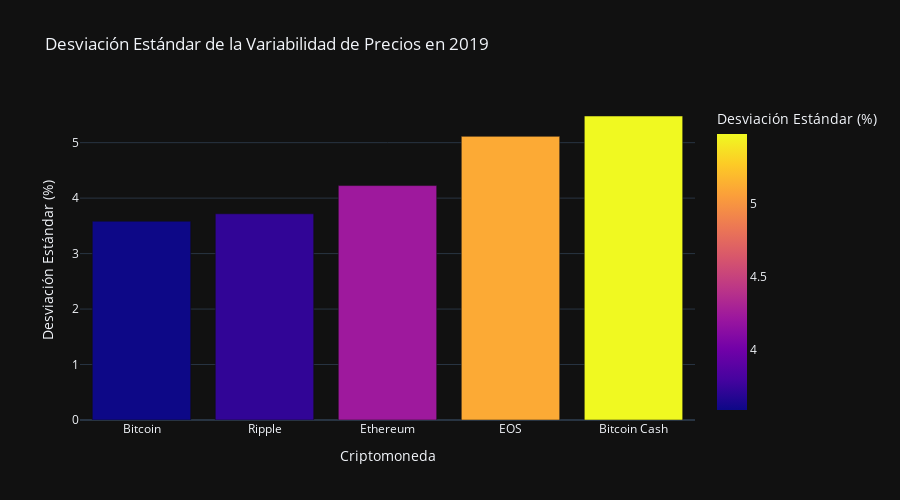

Here is the notebook cell this chart was saved with:
### Code cell
# Ya calculamos la variabilidad anteriormente
# Ahora, creamos una gráfica de barras con los resultados
fig_variability = px.bar(
    variability_df, 
    x='Criptomoneda', 
    y='Variabilidad', 
    color='Variabilidad', 
    title='Desviación Estándar de la Variabilidad de Precios en 2019',
    labels={'Variabilidad': 'Desviación Estándar (%)', 'Criptomoneda': 'Criptomoneda'},
    template='plotly_dark'
)

fig_variability.update_layout(
    xaxis_title='Criptomoneda',
    yaxis_title='Desviación Estándar (%)',
    height=500
)

fig_variability.show()

### Figure 1 — Plotly figure (JSON) as saved in the notebook; plotly's stock layout.template omitted (floating-point values rounded to 4 significant figures)
{"data": [{"alignmentgroup": "True", "hovertemplate": "Criptomoneda=%{x}<br>Desviación Estándar (%)=%{marker.color}<extra></extra>", "legendgroup": "", "marker": {"color": [3.584, 3.717, 4.226, 5.114, 5.481], "coloraxis": "coloraxis", "pattern": {"shape": ""}}, "name": "", "offsetgroup": "", "orientation": "v", "showlegend": false, "textposition": "auto", "type": "bar", "x": ["Bitcoin", "Ripple", "Ethereum", "EOS", "Bitcoin Cash"], "xaxis": "x", "y": [3.584, 3.717, 4.226, 5.114, 5.481], "yaxis": "y"}], "layout": {"barmode": "relative", "coloraxis": {"colorbar": {"title": {"text": "Desviación Estándar (%)"}}, "colorscale": [[0, "#0d0887"], [0.1111, "#46039f"], [0.2222, "#7201a8"], [0.3333, "#9c179e"], [0.4444, "#bd3786"], [0.5556, "#d8576b"], [0.6667, "#ed7953"], [0.7778, "#fb9f3a"], [0.8889, "#fdca26"], [1, "#f0f921"]]}, "height": 500, "legend": {"tracegroupgap": 0}, "title": {"text": "Desviación Estándar de la Variabilidad de Precios en 2019"}, "xaxis": {"anchor": "y", "domain": [0, 1], "title": {"text": "Criptomoneda"}}, "yaxis": {"anchor": "x", "domain": [0, 1], "title": {"text": "Desviación Estándar (%)"}}}}
